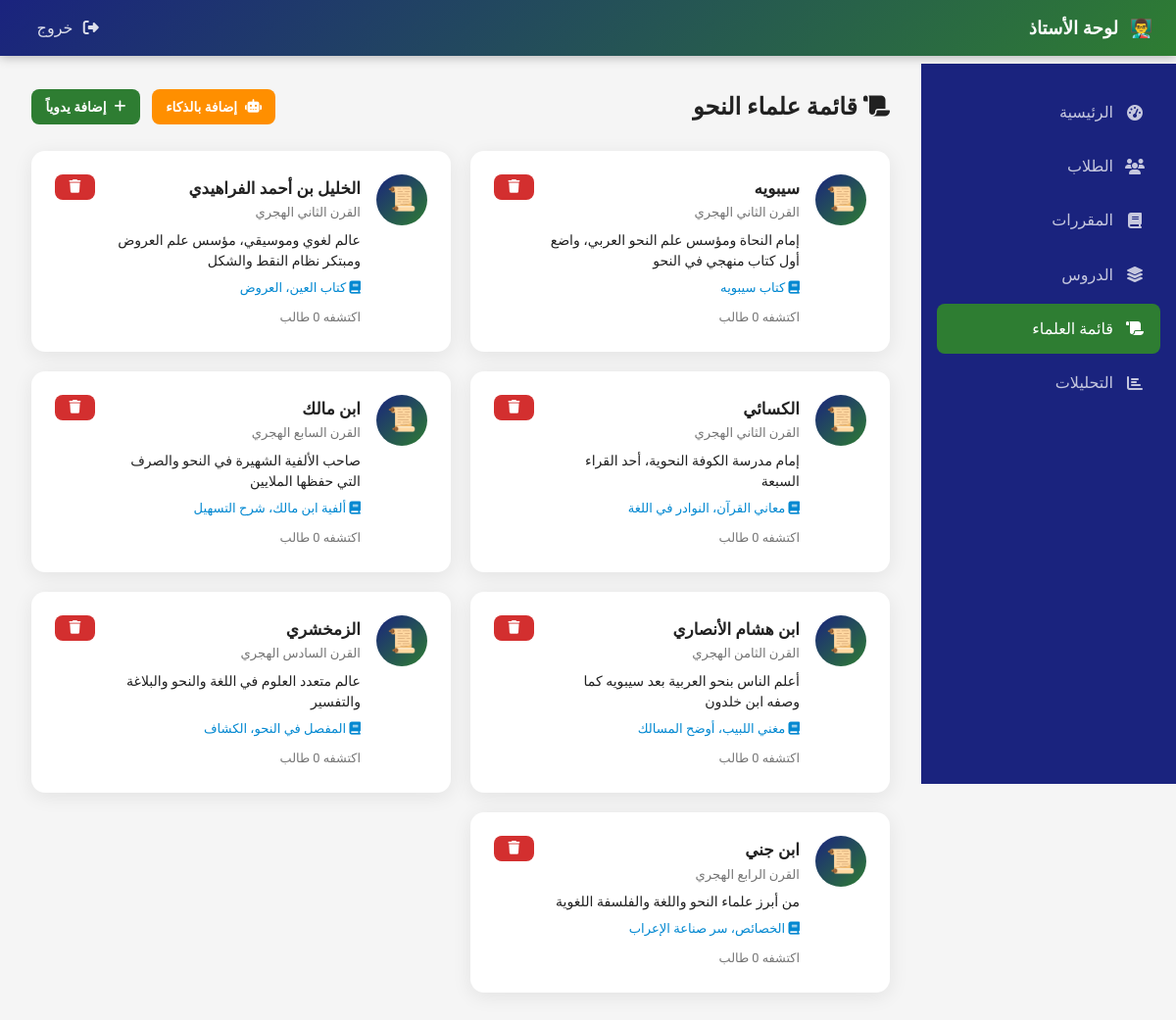
The app's page /teacher/scholars.php (signed in) with its own data.
### tables this page shows
CREATE TABLE IF NOT EXISTS scholars (
    id INT AUTO_INCREMENT PRIMARY KEY,
    name VARCHAR(255) NOT NULL,
    short_bio TEXT NOT NULL,
    era VARCHAR(100) DEFAULT NULL,
    works TEXT DEFAULT NULL,
    img_url VARCHAR(500) DEFAULT NULL,
    created_at TIMESTAMP DEFAULT CURRENT_TIMESTAMP
);

### includes/functions.php (called while the page is built, shortened)
<?php
function clean(string $value): string {
    return htmlspecialchars(trim($value), ENT_QUOTES, 'UTF-8');
}

### teacher/scholars.php (the view, shortened to what this page needs)
<?php
require_once __DIR__ . '/../includes/functions.php';
$db      = getDB();
$scholars = $db->query("SELECT s.*, (SELECT COUNT(*) FROM student_scholars ss WHERE ss.scholar_id=s.id) AS discovered_by FROM scholars s ORDER BY s.id")->fetchAll();
?>
<!DOCTYPE html>
<html lang="ar" dir="rtl">
<head>
  <link rel="stylesheet" href="/assets/css/style.css">
  <link rel="stylesheet" href="https://cdnjs.cloudflare.com/ajax/libs/font-awesome/6.5.0/css/all.min.css">
</head>
<body>
<nav class="navbar">
  <div class="navbar-brand"><button id="sidebarToggle" style="background:none;border:none;color:#fff;font-size:1.3rem;cursor:pointer;display:none;"><i class="fas fa-bars"></i></button><span>👨‍🏫</span><span>لوحة الأستاذ</span></div>
  <ul class="navbar-nav"><li><a href="/api/auth.php?action=logout_teacher" class="nav-link"><i class="fas fa-sign-out-alt"></i> خروج</a></li></ul>
</nav>
<aside class="sidebar">
  <a href="/teacher/dashboard.php" class="sidebar-link"><i class="fas fa-tachometer-alt"></i> الرئيسية</a>
  <a href="/teacher/students.php"  class="sidebar-link"><i class="fas fa-users"></i> الطلاب</a>
  <a href="/teacher/courses.php"   class="sidebar-link"><i class="fas fa-book"></i> المقررات</a>
  <a href="/teacher/lessons.php"   class="sidebar-link"><i class="fas fa-layer-group"></i> الدروس</a>
  <a href="/teacher/scholars.php"  class="sidebar-link active"><i class="fas fa-scroll"></i> قائمة العلماء</a>
  <a href="/teacher/analytics.php" class="sidebar-link"><i class="fas fa-chart-bar"></i> التحليلات</a>
</aside>
<main class="main-content">
  <div style="display:flex;align-items:center;justify-content:space-between;margin-bottom:1.5rem;flex-wrap:wrap;gap:1rem;">
    <h2><i class="fas fa-scroll"></i> قائمة علماء النحو</h2>
    <div style="display:flex;gap:.75rem;">
      <a href="/teacher/ai_generate.php?lesson_id=1&generate=scholar" class="btn btn-accent btn-sm"><i class="fas fa-robot"></i> إضافة بالذكاء</a>
      <button class="btn btn-primary btn-sm" onclick="document.getElementById('addModal').style.display='flex'"><i class="fas fa-plus"></i> إضافة يدوياً</button>
    </div>
  </div>
  <div style="display:grid;grid-template-columns:repeat(auto-fill,minmax(280px,1fr));gap:1.25rem;">
    <?php foreach ($scholars as $sc): ?>
    <div class="card">
      <div style="display:flex;align-items:flex-start;gap:1rem;">
        <div style="width:52px;height:52px;background:linear-gradient(135deg,var(--dark),var(--primary));border-radius:50%;display:flex;align-items:center;justify-content:center;font-size:1.5rem;flex-shrink:0;">📜</div>
        <div style="flex:1;">
          <div style="font-weight:800;font-size:1.05rem;"><?= clean($sc['name']) ?></div>
          <?php if ($sc['era']): ?><div style="font-size:.82rem;color:var(--muted);margin-bottom:.4rem;"><?= clean($sc['era']) ?></div><?php endif; ?>
          <p style="font-size:.88rem;line-height:1.5;color:var(--text);"><?= clean($sc['short_bio']) ?></p>
          <?php if ($sc['works']): ?><div style="font-size:.82rem;color:var(--info);margin-top:.35rem;"><i class="fas fa-book"></i> <?= clean($sc['works']) ?></div><?php endif; ?>
          <div style="margin-top:.5rem;font-size:.8rem;color:var(--muted);">اكتشفه <?= $sc['discovered_by'] ?> طالب</div>
        </div>
        <a href="?action=delete&id=<?= $sc['id'] ?>" class="btn btn-danger btn-sm" data-confirm="حذف هذا العالم؟"><i class="fas fa-trash"></i></a>
      </div>
    </div>
    <?php endforeach; ?>
  </div>
</main>
</body>
</html>

### assets/css/style.css (style rules this page uses)
:root { --primary: #2E7D32; --primary-lt: #4CAF50; --accent: #FF8F00; --accent-lt: #FFC107; --danger: #D32F2F; --info: #0288D1; --dark: #1A237E; --bg: #F5F5F5; --card: #FFFFFF; --text: #212121; --muted: #757575; --border: #E0E0E0; --shadow: 0 4px 20px rgba(0,0,0,0.08); --radius: 14px; --radius-sm: 8px; --transition: all .3s ease; }
*, *::before, *::after { box-sizing: border-box; margin: 0; padding: 0; }
html { direction: rtl; font-size: 16px; scroll-behavior: smooth; }
body { font-family: 'Tajawal', 'Arial', sans-serif; background: var(--bg); color: var(--text); line-height: 1.7; min-height: 100vh; }
a { color: var(--primary); text-decoration: none; transition: var(--transition); }
.btn { display: inline-flex; align-items: center; gap: .5rem; padding: .65rem 1.4rem; border-radius: var(--radius-sm); font-family: inherit; font-size: .95rem; font-weight: 600; cursor: pointer; border: none; transition: var(--transition); text-decoration: none; }
.btn-primary { background: var(--primary); color: #fff; }
.btn-accent { background: var(--accent); color: #fff; }
.btn-danger { background: var(--danger); color: #fff; }
.btn-sm { padding: .4rem .9rem; font-size: .85rem; }
.card { background: var(--card); border-radius: var(--radius); box-shadow: var(--shadow); padding: 1.5rem; transition: var(--transition); }
.navbar { background: linear-gradient(135deg, var(--dark) 0%, var(--primary) 100%); padding: .8rem 1.5rem; position: sticky; top: 0; z-index: 1000; box-shadow: 0 2px 10px rgba(0,0,0,.25); display: flex; align-items: center; justify-content: space-between; gap: 1rem; }
.navbar-brand { display: flex; align-items: center; gap: .75rem; color: #fff; font-size: 1.15rem; font-weight: 800; }
.navbar-nav { display: flex; align-items: center; gap: .5rem; list-style: none; }
.nav-link { color: rgba(255,255,255,.85); padding: .45rem .85rem; border-radius: var(--radius-sm); font-weight: 500; transition: var(--transition); }
.nav-link i { margin-left: .4rem; }
.sidebar { width: 260px; min-height: calc(100vh - 65px); background: var(--dark); padding: 1.5rem 1rem; position: fixed; top: 65px; right: 0; overflow-y: auto; transition: var(--transition); z-index: 900; }
.sidebar-link { display: flex; align-items: center; gap: .75rem; padding: .75rem 1rem; color: rgba(255,255,255,.75); border-radius: var(--radius-sm); margin-bottom: .25rem; font-weight: 500; transition: var(--transition); }
.sidebar-link:hover, .sidebar-link.active { background: var(--primary); color: #fff; }
.sidebar-link i { width: 20px; text-align: center; }
.main-content { margin-right: 260px; padding: 2rem; min-height: calc(100vh - 65px); }

### records on screen
scholars: name "سيبويه", era "القرن الثاني الهجري", short_bio "إمام النحاة ومؤسس علم النحو العربي، واضع أول كتاب منهجي في النحو", works "كتاب سيبويه"
scholars: name "الخليل بن أحمد الفراهيدي", era "القرن الثاني الهجري", short_bio "عالم لغوي وموسيقي، مؤسس علم العروض ومبتكر نظام النقط والشكل", works "كتاب العين، العروض"
scholars: name "الكسائي", era "القرن الثاني الهجري", short_bio "إمام مدرسة الكوفة النحوية، أحد القراء السبعة", works "معاني القرآن، النوادر في اللغة"
scholars: name "ابن مالك", era "القرن السابع الهجري", short_bio "صاحب الألفية الشهيرة في النحو والصرف التي حفظها الملايين", works "ألفية ابن مالك، شرح التسهيل"
scholars: name "ابن هشام الأنصاري", era "القرن الثامن الهجري", short_bio "أعلم الناس بنحو العربية بعد سيبويه كما وصفه ابن خلدون", works "مغني اللبيب، أوضح المسالك"
scholars: name "الزمخشري", era "القرن السادس الهجري", short_bio "عالم متعدد العلوم في اللغة والنحو والبلاغة والتفسير", works "المفصل في النحو، الكشاف"
scholars: name "ابن جني", era "القرن الرابع الهجري", short_bio "من أبرز علماء النحو واللغة والفلسفة اللغوية", works "الخصائص، سر صناعة الإعراب"
